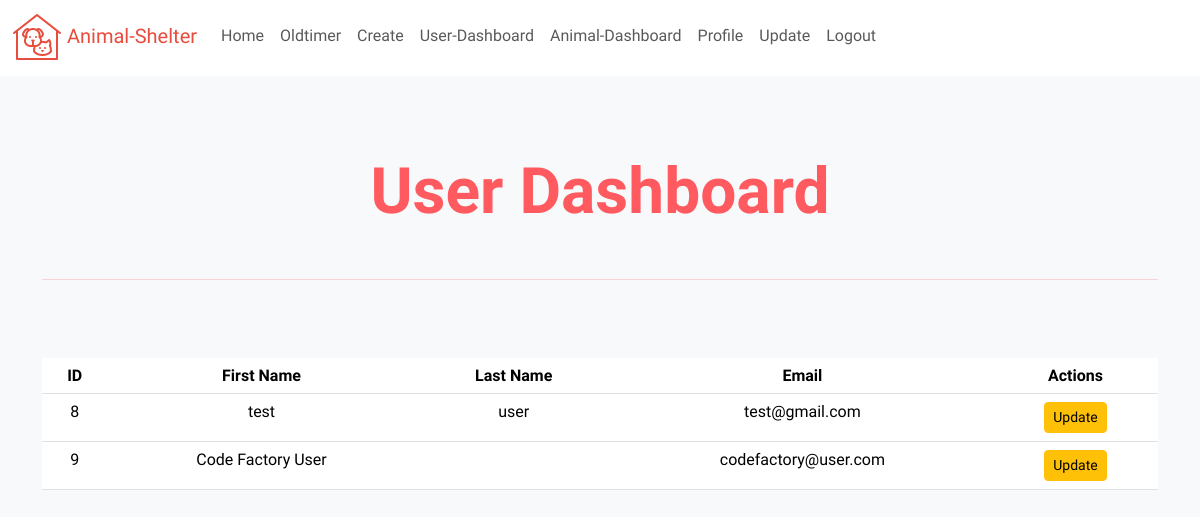
The page /User/dashboard.php (signed in) on the database its author committed.
### tables this page shows
CREATE TABLE `user` (
  `user_id` int(11) NOT NULL,
  `first_name` varchar(50) NOT NULL,
  `last_name` varchar(50) NOT NULL,
  `email` varchar(255) NOT NULL,
  `phone_number` varchar(20) NOT NULL,
  `address` varchar(255) NOT NULL,
  `picture_url` varchar(255) NOT NULL,
  `password` varchar(255) NOT NULL,
  `status` varchar(100) NOT NULL
);

### User/dashboard.php (the view, shortened to what this page needs)
<?php
require_once '../components/db_Connect.php';
require_once '../components/navbar.php';
$data = "";
$sql = "SELECT * FROM `user` WHERE `status` != 'adm'";
$result = mysqli_query($conn, $sql);
if (mysqli_num_rows($result) > 0) {
    while ($row = mysqli_fetch_assoc($result)) {
        $data .= "
            <tr>
                <td>{$row['user_id']}</td>
                <td>{$row['first_name']}</td>
                <td>{$row['last_name']}</td>
                <td>{$row['email']}</td>
                <td>
                    <a href='update.php?id=$row[user_id]' class='btn btn-warning btn-sm'>Update</a>
                </td>
            </tr>
        ";
    }
}
?>
<!DOCTYPE html>
<html lang="en">
<head>
    <link href="https://cdn.jsdelivr.net/npm/bootstrap@5.3.2/dist/css/bootstrap.min.css" rel="stylesheet">
    <link rel="stylesheet" href="../style/stylesheet.css">
</head>
<body>
    <div class="container">
        <h1 class="fw-bold text-center my-5 display-3">User Dashboard</h1>
        <hr class='my-2 mb-5' style="color: #ff5a5f;">
    </div>
    <div class="container">
        <div class="table-responsive">
            <table class="table">
                <thead>
                    <tr>
                        <th scope="col">ID</th>
                        <th scope="col">First Name</th>
                        <th scope="col">Last Name</th>
                        <th scope="col">Email</th>
                        <th scope="col">Actions</th>
                    </tr>
                </thead>
                <tbody>
                    <?= $data ?>
                </tbody>
            </table>
        </div>
    </div>
</body>
</html>

### Components/navbar.php (shortened to what this page needs)
<?php
echo "
<nav class='navbar navbar-expand-lg navbar' style='background-color: #ffffff;'>
    <div class='container-fluid'>
        <a class='navbar-brand' href='/php/BE20_CR5_BrunoKreppel/index.php' style='color: #e74c3c !important;'><img> Animal-Shelter</a>
        <div class='collapse navbar-collapse' id='navbarNav'>
            <ul class='navbar-nav'>
                <li class='nav-item'>
                    <a class='nav-link mb-1' href='/php/BE20_CR5_BrunoKreppel/index.php'>Home</a>
                </li>
                <li class='nav-item'>
                    <a class='nav-link' href='/php/BE20_CR5_BrunoKreppel/animals/oldtimer.php'>Oldtimer</a>
                </li>";
if (isset($_SESSION["adm"])) {
    echo "
        <li class='nav-item'>
            <a class='nav-link' href='/php/BE20_CR5_BrunoKreppel/animals/create.php'>Create</a>
        </li>
        <li class='nav-item'>
            <a class='nav-link' href='/php/BE20_CR5_BrunoKreppel/user/dashboard.php'>User-Dashboard</a>
        </li>
        <li class='nav-item'>
            <a class='nav-link' href='/php/BE20_CR5_BrunoKreppel/animals/animalDashboard.php'>Animal-Dashboard</a>
        </li>";
}
if (isset($_SESSION["user"]) || isset($_SESSION["adm"])) {
  echo "
      <li class='nav-item'>
          <a class='nav-link' href='/php/BE20_CR5_BrunoKreppel/user/profile.php'>Profile</a>
      </li>
      <li class='nav-item'>
          <a class='nav-link' href='/php/BE20_CR5_BrunoKreppel/user/update.php'>Update</a>
      </li>
      <li class='nav-item'>
          <a class='nav-link' href='/php/BE20_CR5_BrunoKreppel/user/logout.php'>Logout</a>
      </li>
      <li class='nav-item'>";
}
echo "
            </ul>
        </div>
    </div>
</nav>
";
?>

### style/stylesheet.css (style rules this page uses)
:root { --primary-color: #F8F9FA; --secondary-color: #f1eeee; --accent-color: #e74c3c; --text-color: #000000; --font:'Bai Jamjuree', sans-serif; }

### User/dashboard.php (style rules this page uses)
body { font-family: 'Bai Jamjuree', sans-serif; background-color: #f8f9fa; color: #495057; }
h1 { color: #ff5a5f; }
.container { padding-top: 30px; }
th, td { text-align: center; }

### rows shown on the page
user: user_id "8", first_name "test", last_name "user", email "test@gmail.com"
user: user_id "9", first_name "Code Factory User", email "codefactory@user.com"
